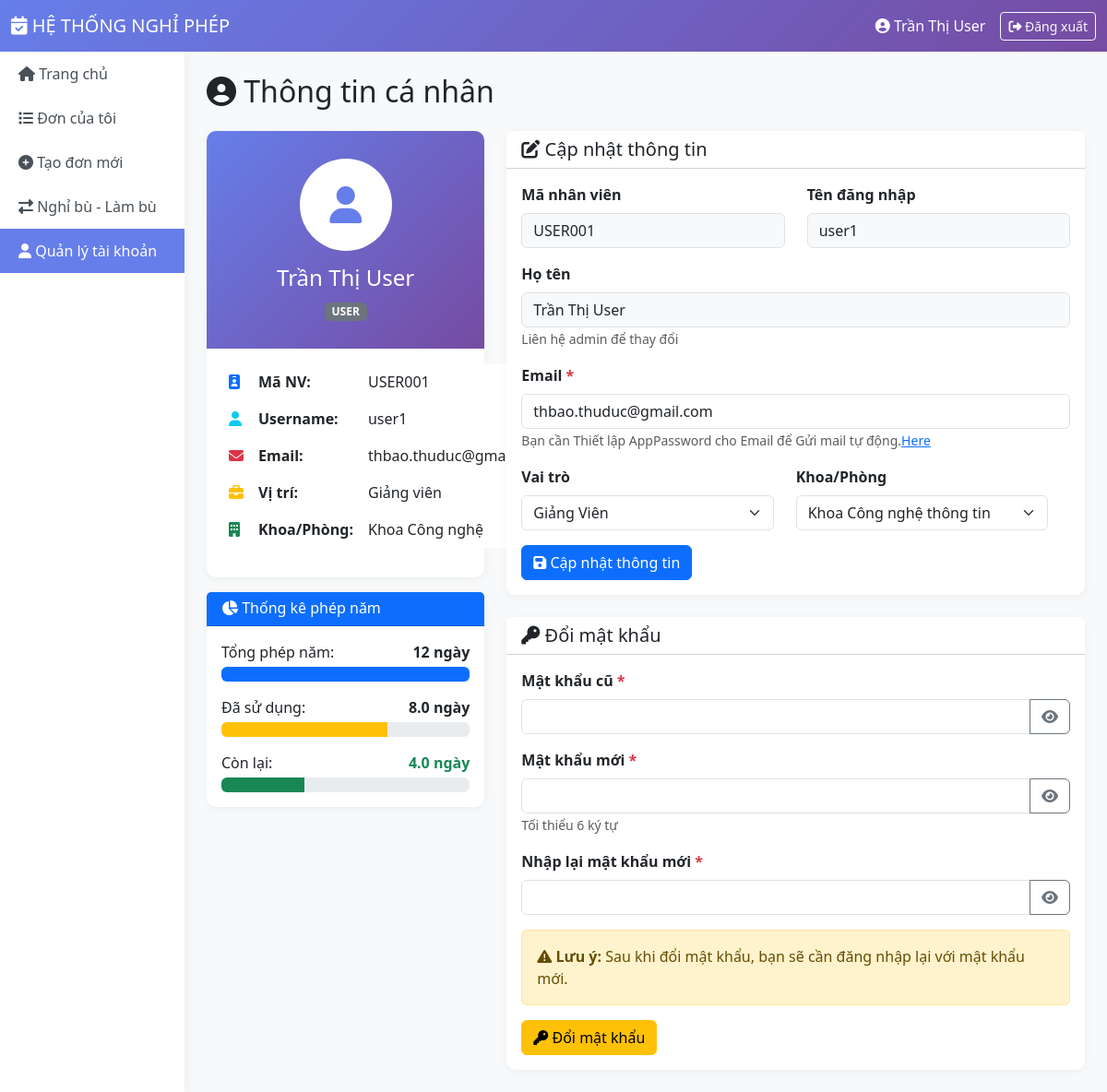
The app's page /views/user/profile.php (signed in) with its own data.
### tables this page shows
CREATE TABLE `nguoidung` (
  `MaNguoiDung` varchar(50) NOT NULL,
  `TenDangNhap` varchar(50) NOT NULL,
  `MatKhau` varchar(255) NOT NULL,
  `HoTen` varchar(100) NOT NULL,
  `Email` varchar(100) NOT NULL,
  `GioiTinh` enum('Nam','Nu') DEFAULT 'Nam',
  `ViTri` varchar(100) NOT NULL,
  `KhoaPhong` varchar(100) DEFAULT NULL,
  `MaVaiTro` int(11) NOT NULL DEFAULT 2,
  `NamBatDauLamViec` datetime DEFAULT NULL,
  `SoNgayPhepNam` int(11) DEFAULT 12,
  `SoNgayPhepDaDung` decimal(5,1) DEFAULT 0.0,
  `SoNgayPhepTonNamTruoc` decimal(5,1) DEFAULT 0.0 COMMENT 'Số ngày phép tồn từ năm trước (chỉ dùng được trong Q1)',
  `NamPhepTon` int(11) DEFAULT NULL,
  `NgayTao` timestamp NOT NULL DEFAULT current_timestamp()
);

CREATE TABLE `vaitro` (
  `MaVaiTro` int(11) NOT NULL,
  `TenVaiTro` varchar(50) NOT NULL,
  `MoTa` varchar(255) DEFAULT NULL,
  `NgayTao` timestamp NOT NULL DEFAULT current_timestamp()
);

### views/user/profile.php (the view, shortened to what the rows shown need)
<?php
require_once __DIR__ . '/../../includes/session.php';
require_once __DIR__ . '/../../includes/functions.php';
$pdo = getDBConnection();
$currentUser = getCurrentUser();
$stmt = $pdo->prepare("
    SELECT n.*, v.TenVaiTro,
           (n.SoNgayPhepNam - n.SoNgayPhepDaDung) as SoNgayPhepConLai
    FROM NguoiDung n
    JOIN VaiTro v ON n.MaVaiTro = v.MaVaiTro
    WHERE n.MaNguoiDung = ?
");
$stmt->execute([$currentUser['id']]);
$userInfo = $stmt->fetch();
?>
<!DOCTYPE html>
<html lang="vi">
<head>
    <link href="https://cdn.jsdelivr.net/npm/bootstrap@5.3.0/dist/css/bootstrap.min.css" rel="stylesheet">
    <link rel="stylesheet" href="https://cdnjs.cloudflare.com/ajax/libs/font-awesome/6.4.0/css/all.min.css">
</head>
<body>
    <nav class="navbar navbar-expand-lg navbar-dark">
        <div class="container-fluid">
            <div class="ms-auto d-flex align-items-center">
                <span class="text-white me-3">
                    <i class="fas fa-user-circle"></i> <?= htmlspecialchars($currentUser['fullname']) ?>
                </span>
                <a href="../../controllers/AuthController.php?action=logout" class="btn btn-outline-light btn-sm">
                    <i class="fas fa-sign-out-alt"></i> Đăng xuất
                </a>
            </div>
        </div>
    </nav>
    <div class="container-fluid">
        <div class="row">
            <div class="col-md-10 p-4">
                <h2 class="mb-4">
                    <i class="fas fa-user-circle"></i> Thông tin cá nhân
                </h2>
                <div class="row">
                    <div class="col-md-4 mb-4">
                        <div class="card">
                            <div class="profile-header text-center">
                                <div class="avatar">
                                    <i class="fas fa-user"></i>
                                </div>
                                <h4><?= htmlspecialchars($userInfo['HoTen']) ?></h4>
                                <p class="mb-0"><?= getRoleBadge($userInfo['TenVaiTro']) ?></p>
                            </div>
                            <div class="card-body">
                                <table class="table table-borderless">
                                    <tr>
                                        <td><i class="fas fa-id-badge text-primary"></i></td>
                                        <td><strong>Mã NV:</strong></td>
                                        <td><?= htmlspecialchars($userInfo['MaNguoiDung']) ?></td>
                                    </tr>
                                    <tr>
                                        <td><i class="fas fa-user text-info"></i></td>
                                        <td><strong>Username:</strong></td>
                                        <td><?= htmlspecialchars($userInfo['TenDangNhap']) ?></td>
                                    </tr>
                                    <tr>
                                        <td><i class="fas fa-envelope text-danger"></i></td>
                                        <td><strong>Email:</strong></td>
                                        <td><?= htmlspecialchars($userInfo['Email']) ?></td>
                                    </tr>
                                    <tr>
                                        <td><i class="fas fa-briefcase text-warning"></i></td>
                                        <td><strong>Vị trí:</strong></td>
                                        <td><?= htmlspecialchars($userInfo['ViTri']) ?></td>
                                    </tr>
                                    <tr>
                                        <td><i class="fas fa-building text-success"></i></td>
                                        <td><strong>Khoa/Phòng:</strong></td>
                                        <td><?= htmlspecialchars($userInfo['KhoaPhong']) ?></td>
                                    </tr>
                                </table>
                            </div>
                        </div>
                        <div class="card mt-3">
                            <div class="card-body">
                                <div class="mb-3">
                                    <div class="d-flex justify-content-between mb-1">
                                        <span>Tổng phép năm:</span>
                                        <strong><?= $userInfo['SoNgayPhepNam'] ?> ngày</strong>
                                    </div>
                                </div>
                                <div class="mb-3">
                                    <div class="d-flex justify-content-between mb-1">
                                        <span>Đã sử dụng:</span>
                                        <strong><?= $userInfo['SoNgayPhepDaDung'] ?> ngày</strong>
                                    </div>
                                </div>
                            </div>
                        </div>
                    </div>
                    <div class="col-md-8">
                        <div class="card mb-4">
                            <div class="card-body">
                                <form method="POST" action="">
                                    <div class="row">
                                        <div class="col-md-6 mb-3">
                                            <label class="form-label fw-bold">Mã nhân viên</label>
                                            <input type="text" class="form-control bg-light"
                                                   value="<?= htmlspecialchars($userInfo['MaNguoiDung']) ?>" readonly>
                                        </div>
                                        <div class="col-md-6 mb-3">
                                            <label class="form-label fw-bold">Tên đăng nhập</label>
                                            <input type="text" class="form-control bg-light"
                                                   value="<?= htmlspecialchars($userInfo['TenDangNhap']) ?>" readonly>
                                        </div>
                                    </div>
                                    <div class="mb-3">
                                        <label class="form-label fw-bold">Họ tên</label>
                                        <input type="text" class="form-control bg-light"
                                               value="<?= htmlspecialchars($userInfo['HoTen']) ?>" readonly>
                                        <small class="text-muted">Liên hệ admin để thay đổi</small>
                                    </div>
                                    <div class="mb-3">
                                        <label class="form-label fw-bold">
                                            Email <span class="text-danger">*</span>
                                        </label>
                                        <input type="email" class="form-control" name="email"
                                               value="<?= htmlspecialchars($userInfo['Email']) ?>" required>
                                        <small class="text-muted">Bạn cần Thiết lập AppPassword cho Email để Gửi mail tự động.<a href="Guide.html" target="_blank">Here</a></small>
                                    </div>
                                </form>
                            </div>
                        </div>
                    </div>
                </div>
            </div>
        </div>
    </div>
</body>
</html>

### includes/functions.php (shortened to what the rows shown need)
<?php
function getRoleBadge($role) {
    $badges = [
        'ADMIN' => '<span class="badge bg-danger">Admin</span>',
        'MANAGER' => '<span class="badge bg-primary">Quản lý</span>',
        'USER' => '<span class="badge bg-info">Nhân viên</span>'
    ];
    return $badges[$role] ?? '<span class="badge bg-secondary">' . htmlspecialchars($role) . '</span>';
}
?>

### records on screen
nguoidung: HoTen "Trần Thị User", MaVaiTro.TenVaiTro "USER", MaNguoiDung "USER001", TenDangNhap "user1", Email "thbao.thuduc@gmail.com", ViTri "Giảng viên", KhoaPhong "Khoa Công nghệ", SoNgayPhepNam "12", SoNgayPhepDaDung "8.0", email "thbao.thuduc@gmail.com"

### other values on screen
$userInfo['SoNgayPhepConLai'] "4.0"
form field vai_tro "Giảng Viên"
form field khoa_phong "Khoa Công nghệ thông tin"
